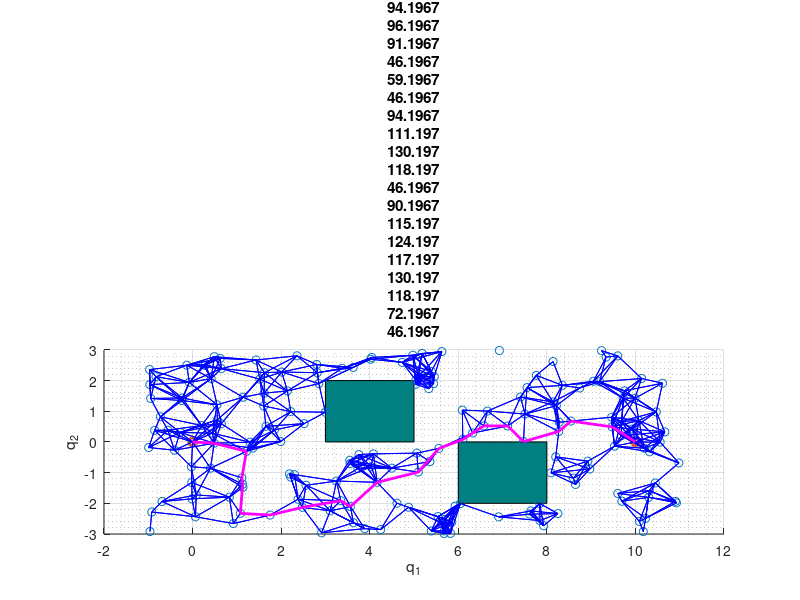

MATLAB code for this plot:
%% Housekeeping
clear all
close all
clc

obstacle1 = {[3,0],[5,0],[3,2],[5,2]};
obstacle2 = {[6,-2],[8,-2],[6,0],[8,0]};
obstacles = {obstacle1,obstacle2};

%% Part a)
verts = csvread('data/prm2a_verts.csv');
edges = csvread('data/prm2a_edges.csv');
path = csvread('data/prm2a_path.csv');
path_length = path(1);
path = path(2:end);
figure
x0=100;
y0=50;
width=900;
height=350;
set(gcf,'position',[x0,y0,width,height])
for obstacle = obstacles
   rectangle('Position',[obstacle{1}{1} abs(obstacle{1}{1}(1)-obstacle{1}{2}(1)) abs(obstacle{1}{2}(2)-obstacle{1}{3}(2))],'FaceColor',[0 .5 .5]);
end
hold on
% Plot PRM verts
x = verts(2:end-1,1);
y = verts(2:end-1,2);
scatter(x,y,'or')
scatter([verts(1,1),verts(end,1)],[verts(1,2),verts(end,2)],'ob','LineWidth',2) % Start and Goal
a = [1:length(verts)-2]'; b = num2str(a); c = cellstr(b);
dx = 0.1; dy = 0.1; % displacement so the text does not overlay the data points
%text(x+dx, y+dy, c);
% Plot PRM edges
for i=1:length(edges)
   plot([verts(edges(i,1)+1,1),verts(edges(i,2)+1,1)],[verts(edges(i,1)+1,2),verts(edges(i,2)+1,2)],'b') 
end

% Plot path
plot(verts(path+1,1),verts(path+1,2),'m','LineWidth',2);
grid on
grid minor
xlabel('q_1')
ylabel('q_2')
title("PRM - Path Length: " + path_length)